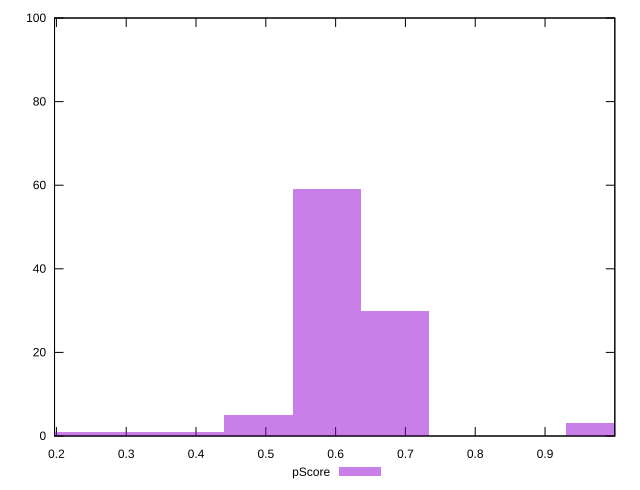

Source code (gnuplot):
reset

$pScore <<EOF
0.5875002774872572 59
0.6854169904018 30
0.4895835645727143 5
0.9791671291454286 3
0.19583342582908572 1
0.39166685165817144 1
0.2937501387436286 1
EOF

set key outside below
set boxwidth 0.09791671291454286
set xrange [0.19730631856865544:0.9999719512818559]
set yrange [0:100]
set trange [0:100]
set style fill transparent solid 0.5 noborder
set terminal svg size 640, 490 enhanced background rgb 'white'
set output "report_00022_2021-02-20T12:08:46.964Z/max-potential-fid/samples/pages+cached+noadtech/pScore/histogram.svg"

plot $pScore title "pScore" with boxes

reset
